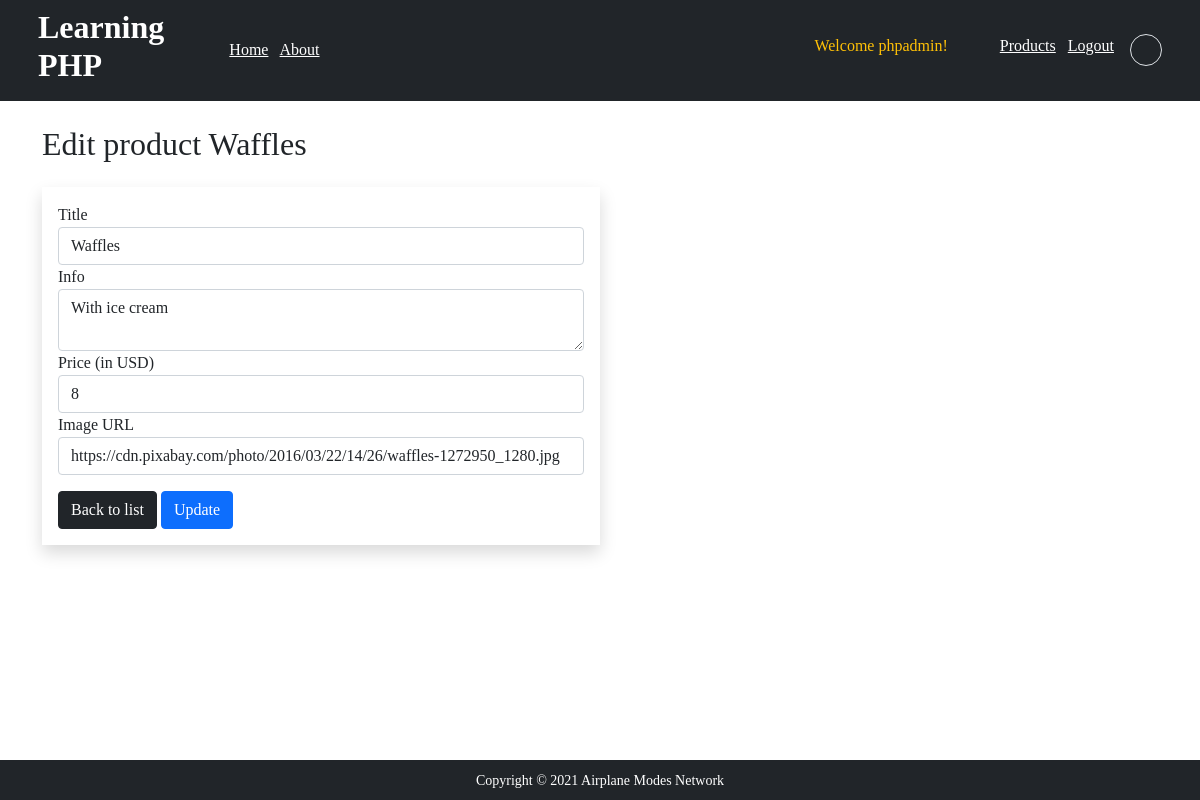
The app's page /product-edit.php?editid=13 (signed in) with its own data.
### tables this page shows
CREATE TABLE `products` (
  `id` int(11) NOT NULL,
  `title` varchar(128) NOT NULL,
  `info` varchar(512) NOT NULL,
  `price` double NOT NULL,
  `img_url` varchar(512) NOT NULL,
  `date_created` timestamp NOT NULL DEFAULT current_timestamp(),
  `user_id` int(11) NOT NULL
);

### util.php (called while the page is built, shortened)
<?php
function filter_get($_input_name, $_conn) {
    $input = trim(filter_input(INPUT_GET, $_input_name, FILTER_SANITIZE_STRING));
    $input = mysqli_real_escape_string($_conn, $input);
    return $input;
};

### product-edit.php (the view, shortened to what this page needs)
<?php
    include_once './connect.php';
    include_once './util.php';
    $editid = filter_get("editid", $conn);
    $query_select = "SELECT * FROM products WHERE id = {$editid} AND user_id = {$_SESSION['user_id']}";
    $result_select = $conn->query($query_select);
    if (mysqli_num_rows($result_select) == 1) {
        $product = mysqli_fetch_assoc($result_select);
    }
    include './header.php';
?>
<main class="container-fluid">
    <div class="container">
        <h2 class="pt-4 mb-4">Edit product <?= $product['title'] ?></h2>
        <form method="post" class="col-lg-6 shadow p-3">
        <div>
            <label>Title</label>
            <input type="text" name="title" class="form-control" value="<?= $product['title'] ?>">
        </div>
        <div>
            <label>Info</label>
            <textarea name="info" class="form-control"><?= $product['info'] ?></textarea>
        </div>
        <div>
            <label>Price (in USD)</label>
            <input type="number" name="price" class="form-control" value="<?= $product['price'] ?>">
        </div>
        <div>
            <label>Image URL</label>
            <input type="text" name="img_url" class="form-control" value="<?= $product['img_url'] ?>">
        </div>
        <a href="products.php" class="btn btn-dark mt-3">Back to list</a>
        <button name="submit" class="btn btn-primary mt-3">Update</button>
        </form>
    </div>
</main>
<?php include './footer.php' ?>

### css/style.css (style rules this page uses)
body { font-family: Ubuntu; }

### records on screen
products: title "Waffles", info "With ice cream", price "8", img_url "https://cdn.pixabay.com/photo/2016/03/22/14/26/waffles-1272950_1280.jpg"

### other values on screen
$_SESSION['user_name'] "phpadmin"
